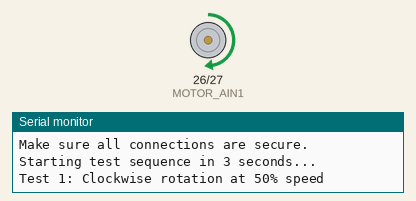
Simulated run of this sketch. Board: ESP32. Parts: motor-driver pin pairs drawn as motors (green arrow = first pin HIGH = forward, orange = second pin HIGH = backward, longer = more drive, scaled by the enable pin), the last lines printed to the serial monitor.

Above: at 6.0 s.
At 10.5 s:
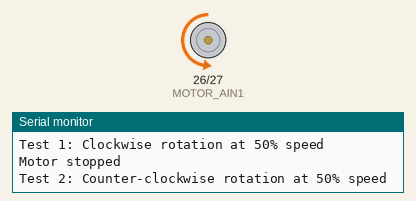
At 12.7 s:
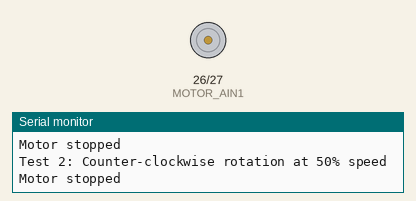
At 19.5 s:
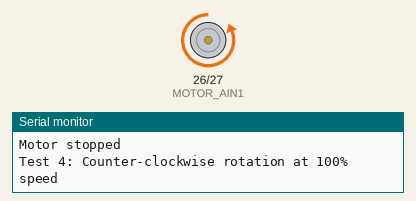
Timing chart, 0 to 21.5 s (numbered marks = the images above):
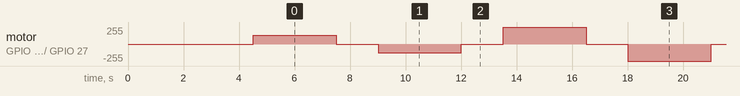

The sketch:

MotorTest.ino
```cpp
/*
 * ESP32 TB6612FNG Motor Driver Test
 *
 * This sketch tests the N30 5V DC motor by alternating between
 * clockwise and counter-clockwise rotation at different speeds.
 *
 * Connections:
 * - TB6612FNG PWMA -> ESP32 GPIO 25
 * - TB6612FNG AIN1 -> ESP32 GPIO 26
 * - TB6612FNG AIN2 -> ESP32 GPIO 27
 * - TB6612FNG STBY -> 3.3V (connected externally)
 * - TB6612FNG VM   -> 5V (from boost converter)
 * - TB6612FNG VCC  -> 3.3V
 * - TB6612FNG GND  -> GND
 * - TB6612FNG A01  -> Motor Red Wire
 * - TB6612FNG A02  -> Motor Black Wire
 */

// Motor Driver Pins (TB6612FNG)
#define MOTOR_PWMA 25  // PWM control for motor A
#define MOTOR_AIN1 26  // Direction control 1 for motor A
#define MOTOR_AIN2 27  // Direction control 2 for motor A

// PWM configuration
#define PWM_CHANNEL 0
#define PWM_RESOLUTION 8     // 8-bit resolution (0-255)
#define PWM_FREQUENCY 1000   // 1 kHz

// Test parameters
#define TEST_DURATION 3000   // Duration of each test state in milliseconds
#define DELAY_BETWEEN 1000   // Delay between test states in milliseconds

void setup() {
  // Initialize serial communication
  Serial.begin(115200);
  delay(1000);

  // Configure PWM for motor control
  ledcSetup(PWM_CHANNEL, PWM_FREQUENCY, PWM_RESOLUTION);
  ledcAttachPin(MOTOR_PWMA, PWM_CHANNEL);

  // Configure direction control pins
  pinMode(MOTOR_AIN1, OUTPUT);
  pinMode(MOTOR_AIN2, OUTPUT);

  // Initialize with motor stopped
  stopMotor();

  Serial.println("\nESP32 TB6612FNG Motor Test");
  Serial.println("===========================");
  Serial.println("This test will run the motor in different directions and speeds.");
  Serial.println("Make sure all connections are secure.");
  Serial.println("Starting test sequence in 3 seconds...");
  delay(3000);
}

void loop() {
  // Test 1: Clockwise at half speed
  Serial.println("\nTest 1: Clockwise rotation at 50% speed");
  motorClockwise(128);
  delay(TEST_DURATION);
  stopMotor();
  delay(DELAY_BETWEEN);

  // Test 2: Counter-clockwise at half speed
  Serial.println("\nTest 2: Counter-clockwise rotation at 50% speed");
  motorCounterClockwise(128);
  delay(TEST_DURATION);
  stopMotor();
  delay(DELAY_BETWEEN);

  // Test 3: Clockwise at full speed
  Serial.println("\nTest 3: Clockwise rotation at 100% speed");
  motorClockwise(255);
  delay(TEST_DURATION);
  stopMotor();
  delay(DELAY_BETWEEN);

  // Test 4: Counter-clockwise at full speed
  Serial.println("\nTest 4: Counter-clockwise rotation at 100% speed");
  motorCounterClockwise(255);
  delay(TEST_DURATION);
  stopMotor();
  delay(DELAY_BETWEEN);

  // Test 5: Gradual speed increase (clockwise)
  Serial.println("\nTest 5: Clockwise with gradual speed increase");
  digitalWrite(MOTOR_AIN1, HIGH);
  digitalWrite(MOTOR_AIN2, LOW);

  for (int speed = 50; speed <= 255; speed += 5) {
    ledcWrite(PWM_CHANNEL, speed);
    Serial.printf("Speed: %d/255\n", speed);
    delay(100);
  }

  stopMotor();
  delay(DELAY_BETWEEN);

  // Test 6: Gradual speed increase (counter-clockwise)
  Serial.println("\nTest 6: Counter-clockwise with gradual speed increase");
  digitalWrite(MOTOR_AIN1, LOW);
  digitalWrite(MOTOR_AIN2, HIGH);

  for (int speed = 50; speed <= 255; speed += 5) {
    ledcWrite(PWM_CHANNEL, speed);
    Serial.printf("Speed: %d/255\n", speed);
    delay(100);
  }

  stopMotor();
  delay(DELAY_BETWEEN);

  // End of test cycle
  Serial.println("\nTest cycle complete. Restarting in 5 seconds...");
  delay(5000);
}

// Stop the motor
void stopMotor() {
  digitalWrite(MOTOR_AIN1, LOW);
  digitalWrite(MOTOR_AIN2, LOW);
  ledcWrite(PWM_CHANNEL, 0);
  Serial.println("Motor stopped");
  delay(500); // Short delay after stopping
}

// Run motor clockwise
void motorClockwise(int speed) {
  digitalWrite(MOTOR_AIN1, HIGH);
  digitalWrite(MOTOR_AIN2, LOW);
  ledcWrite(PWM_CHANNEL, speed);
}

// Run motor counter-clockwise
void motorCounterClockwise(int speed) {
  digitalWrite(MOTOR_AIN1, LOW);
  digitalWrite(MOTOR_AIN2, HIGH);
  ledcWrite(PWM_CHANNEL, speed);
}
```
